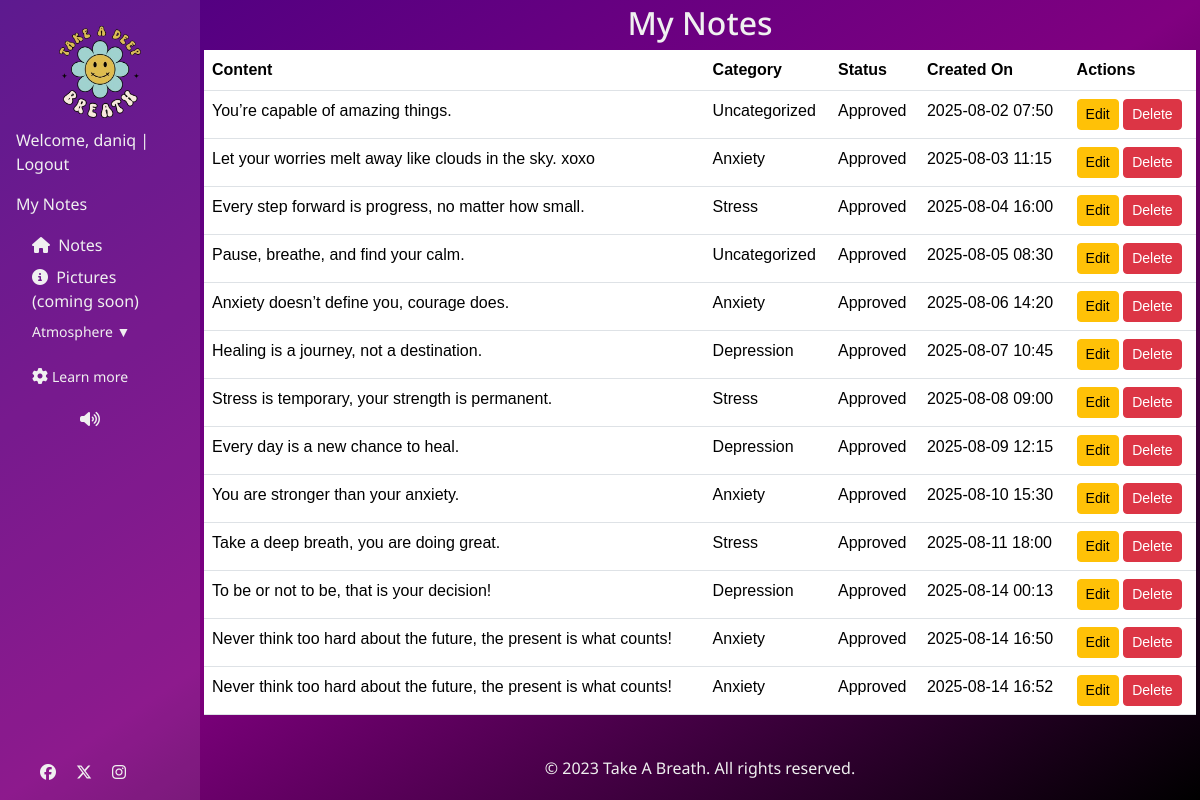
Before: /my-notes/ (signed in) with the older database file.
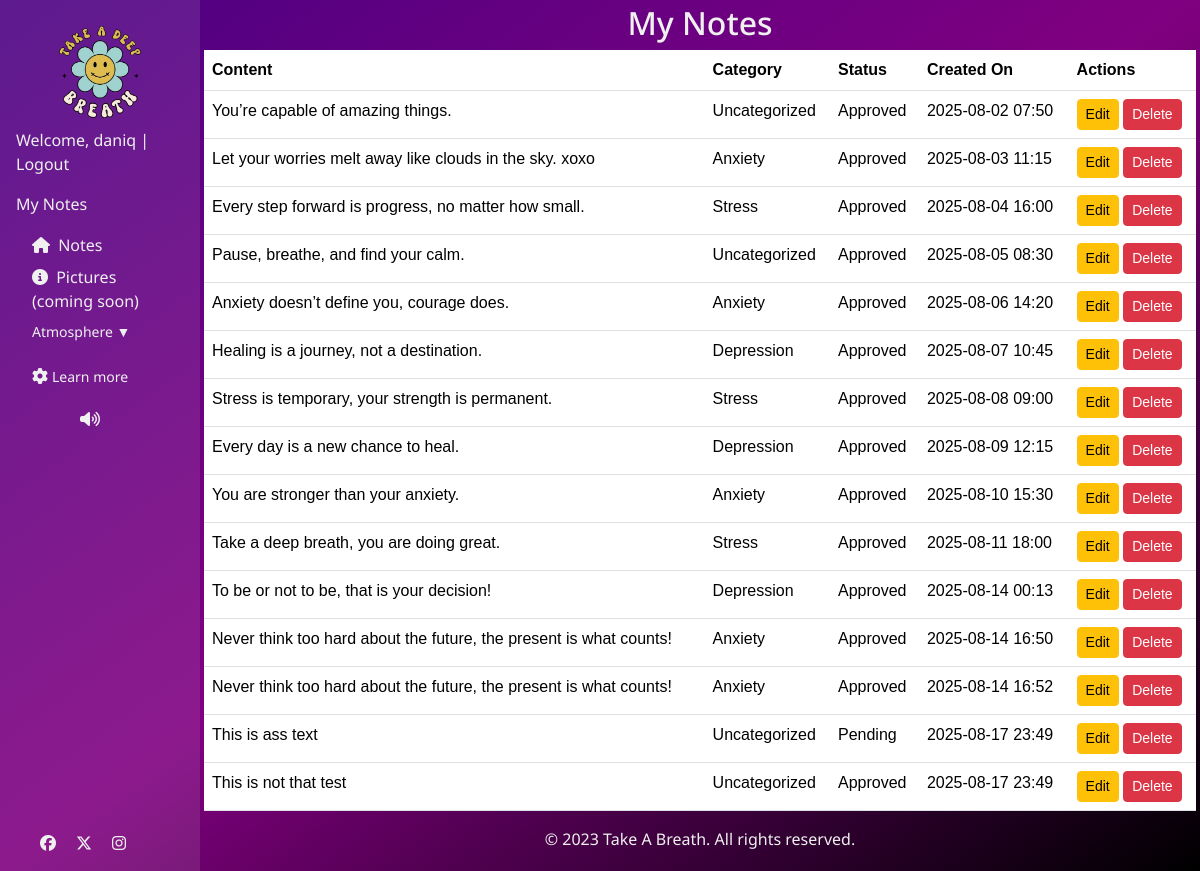
After: the same page with the newer database file.
### quote/models.py (models this page shows, shortened)
class Note(models.Model):
    CATEGORY = (
        (0, "Uncategorized"),
        (1, "Stress"),
        (2, "Depression"),
        (3, "Anxiety"),
    )
    STATUS = (
        (0, "Pending"),
        (1, "Approved"),
        (2, "Denied"),
    )
    content = models.CharField(max_length=100)
    name = models.CharField(max_length=100, default='anonymous', blank=True)
    created_on = models.DateTimeField(auto_now_add=True)
    status = models.IntegerField(choices=STATUS, default=0)
    category = models.IntegerField(choices = CATEGORY, default=0, blank=True)
    author = models.ForeignKey(
        User,
        on_delete=models.SET(get_removed_user),
        related_name="notes",
    )
    class Meta:
        ordering = ["created_on"] # Order by creation date in ascending order

### quote/views.py (the view)
# urls.py: path('my-notes/', views.MyNotesView.as_view(), name='my_notes'),
class MyNotesView(LoginRequiredMixin, ListView):
    model = Note
    template_name = "quote/my-notes.html"
    context_object_name = "notes"
    def get_queryset(self):
        return Note.objects.filter(author=self.request.user)

### quote/templates/quote/my-notes.html
{% extends "base.html" %}
{% block content %}
<h2>My Notes</h2>
{% if notes %}
<table class="table">
  <thead>
    <tr>
      <th>Content</th>
      <th>Category</th>
      <th>Status</th>
      <th>Created On</th>
      <th>Actions</th>
    </tr>
  </thead>
  <tbody>
    {% for note in notes %}
    <tr>
      <td>{{ note.content }}</td>
      <td>{{ note.get_category_display }}</td>
      <td>{{ note.get_status_display }}</td>
      <td>{{ note.created_on|date:"Y-m-d H:i" }}</td>
      <td>
        <a href="{% url 'edit_note' note.pk %}" class="btn btn-sm btn-warning">Edit</a>
        <a href="{% url 'delete_note' note.pk %}" class="btn btn-sm btn-danger">Delete</a>
      </td>
    </tr>
    {% endfor %}
  </tbody>
</table>
{% else %}
<p>You haven't written any notes yet.</p>
{% endif %}
{% endblock %}

### templates/base.html (shortened to what this page needs)
{% load static %} {% url 'home' as home_url %}
<!DOCTYPE html>
<html lang="en">
  <head>
    <link
      href="https://cdn.jsdelivr.net/npm/bootstrap@5.3.3/dist/css/bootstrap.min.css"
      rel="stylesheet"
    />
    <link rel="stylesheet" href="{% static 'css/style.css' %}" />
  </head>
  <body class="theme-space">
    <div class="sidebar" id="sidebar">
      <img
        id="logo"
        src="{% static 'images/Logoo-removebg-preview.png' %}"
        alt="Logo"
        class="img-fluid"
      />
      {% if user.is_authenticated %}
      <p>
        Welcome, {{ user.username }} | <a href="{% url 'logout' %}">Logout</a>
      </p>
      <a href="{% url 'my_notes' %}">My Notes</a>
      {% else %}
      <p>
        <a href="{% url 'login' %}">Login</a> |
        <a href="{% url 'signup' %}">Sign Up</a>
      </p>
      {% endif %}
      <ul class="nav-list">
        <li>
          <a href="{% url 'home' %}"><i class="fas fa-home"></i> Notes </a>
        </li>
        <li>
          <a href="#"
            ><i class="fas fa-info-circle"></i> Pictures (coming soon)</a
          >
        </li>
        <li>
          <div class="dropdown-container">
            <div class="dropdown-header">Atmosphere ▼</div>
          </div>
        </li>
        <li>
          <div class="dropdown-container">
            <div class="dropdown-header">
              <i class="fas fa-cog"></i>Learn more
            </div>
          </div>
        </li>
        <i id="toggleAudio" class="fa-solid fa-volume-high"></i>
      </ul>
      <div id="social-links-nav">
        <a
          href="https://www.facebook.com/"
          target="_blank"
          aria-label="Visit us on Facebook.(Opens in new tab)"
          rel="noopener"
        >
          <i class="fa-brands fa-facebook"></i>
        </a>
        <a
          href="https://www.twitter.com/"
          target="_blank"
          aria-label="Visit us on Twitter.(Opens in new tab)"
          rel="noopener"
        >
          <i class="fa-brands fa-x-twitter"></i>
        </a>
        <a
          href="https://www.instagram.com/"
          target="_blank"
          aria-label="Visit us on Instagram.(Opens in new tab)"
          rel="noopener"
        >
          <i class="fa-brands fa-instagram"></i>
        </a>
      </div>
    </div>
    <main class="flex-shrink-0 main-bg">
      {% block content %}{% endblock content %}
      <footer class="mt-auto" id="footer">
        <div class="container">
          <p>&copy; 2023 Take A Breath. All rights reserved.</p>
        </div>
      </footer>
    </main>
  </body>
</html>

### static/css/style.css (style rules this page uses)
:root { --primary-font: "Noto Sans", serif; --notes-font: "Allison", sans-serif; --white: white; --primary-color: #f0f0f0; --black: black; }
body { margin: 0; font-family: sans-serif; min-height: 100vh; color: pink; display: flex; background-repeat: no-repeat; }
h2, label, p, a, li, i { font-family: var(--primary-font); color: var(--primary-color); }
main { flex: 1; display: flex; flex-direction: column; align-items: center; justify-content: flex-start; padding: 0.25rem; position: relative; overflow: visible; }
ul { list-style: none; padding: 0; margin: 0; }
a { text-decoration: none; }
i { padding-right: 0.25rem; font-size: 1rem; }
.sidebar { background: rgba(255, 255, 255, 0.1); padding: 1rem; width: 200px; }
.nav-list { display: flex; flex-direction: column; gap: 0.5rem; padding: 1rem; }
#toggleAudio { padding-left: 3rem; }
#social-links-nav { display: flex; gap: 1rem; bottom: 1rem; left: 2.5rem; position: fixed; z-index: 1000; }
.theme-space { background: linear-gradient(to bottom right, #d8b4fe, #c4b5fd); color: #3730a3; }
body.theme-space { background: linear-gradient(to bottom right, indigo, purple, black); }
#footer { bottom: -5rem; }
.dropdown-container { margin-bottom: 1rem; }
.dropdown-header { cursor: pointer; user-select: none; }

Changed rows visible on the page:
added Note: content "This is ass text", category "Uncategorized", status "Pending", created_on "2025-08-17 23:49"
added Note: content "This is not that test", category "Uncategorized", status "Approved", created_on "2025-08-17 23:49"
